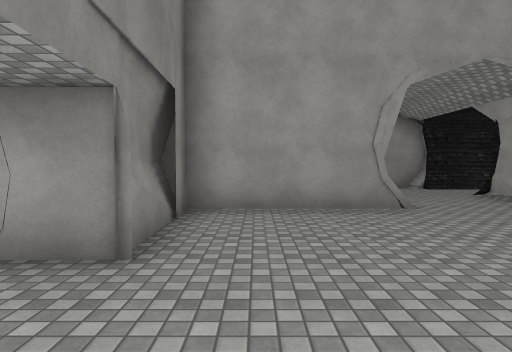
[1] (above)

23 first-person views from a walk through a scene from a Unity 3-D project. The camera is 1.5 m above the floor, tilts 2° down and sees 75° across. The floor is counted in squares, 2 m on a side. Each view is taken from the middle of a square. On the plan, view 1 faces up. The plan holds only what a view shows up to about 11 squares ahead; the rest is blank. The place goes on beyond the plan. The player is left out. Some animated figures are not drawn. Some surface patterns are stand-ins.

[2]
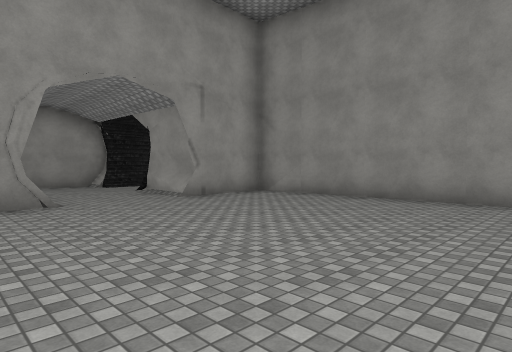

[3]
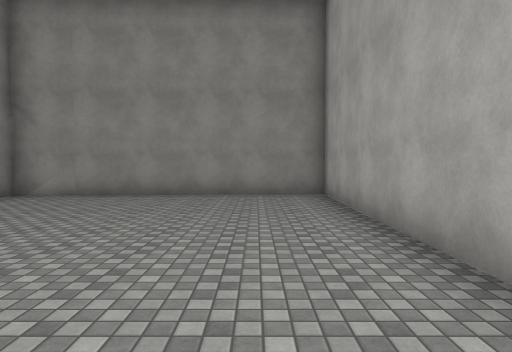

[4]
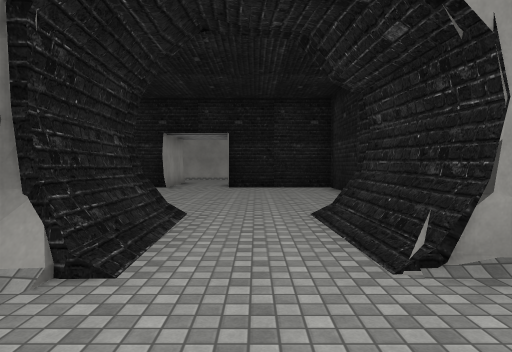

[5]
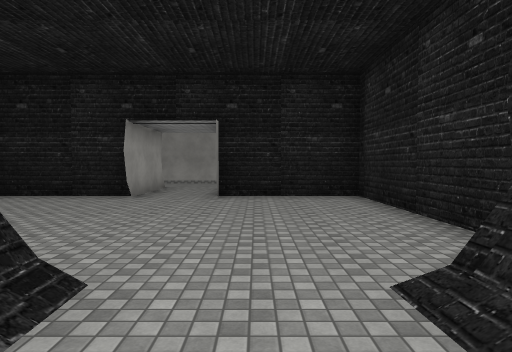

[6]
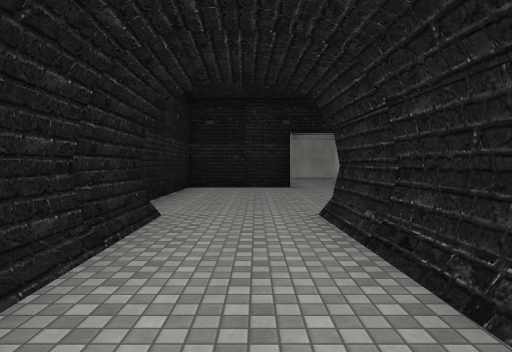

[7]
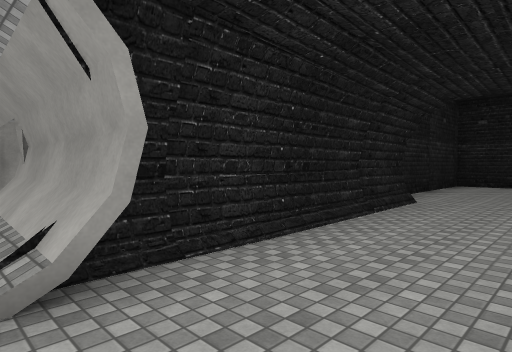

[8]
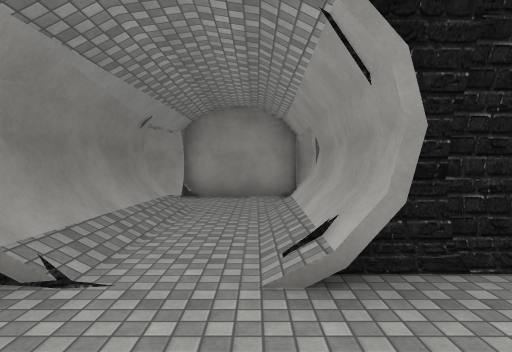

[9]
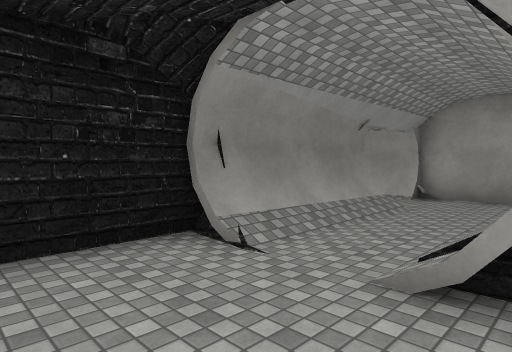

[10]
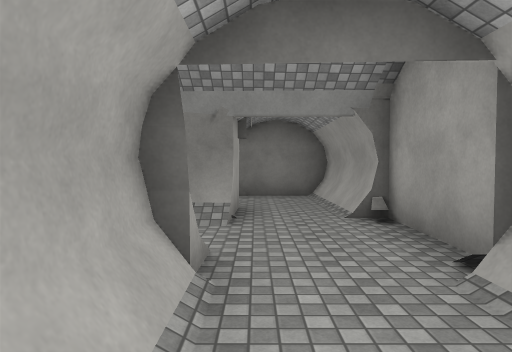

[11]
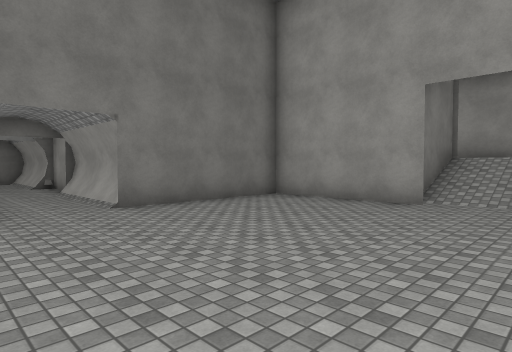

[12]
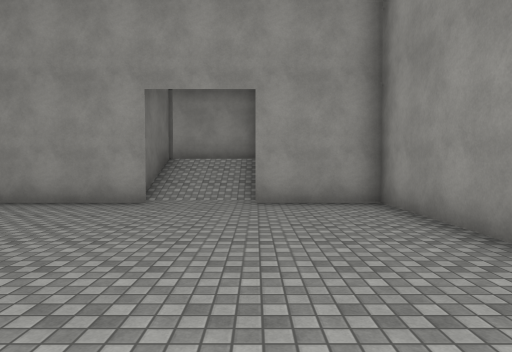

[13]
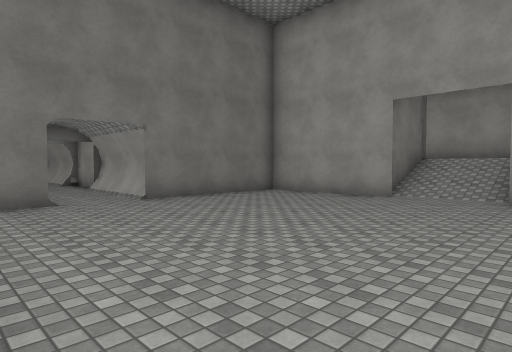

[14]
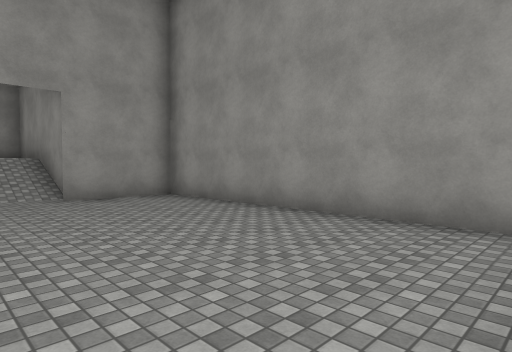

[15]
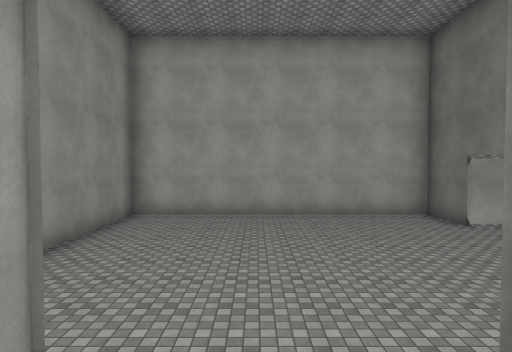

[16]
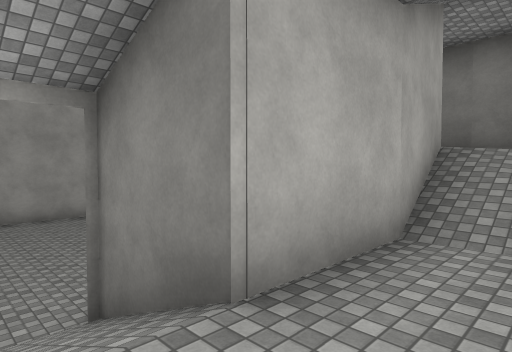

[17]
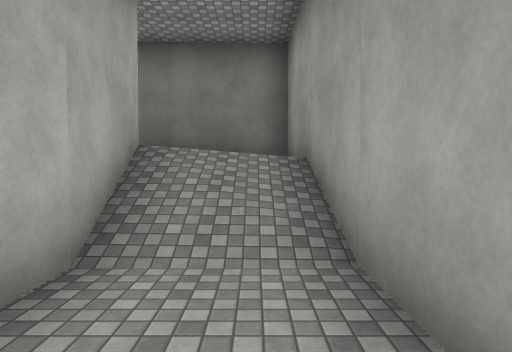

[18]
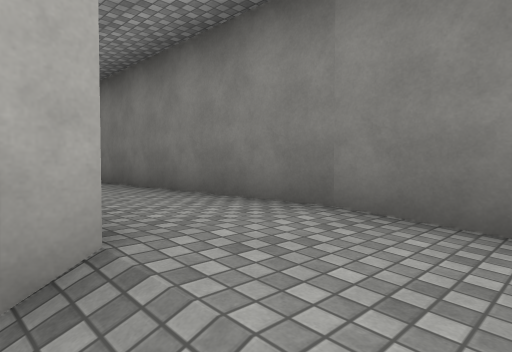

[19]
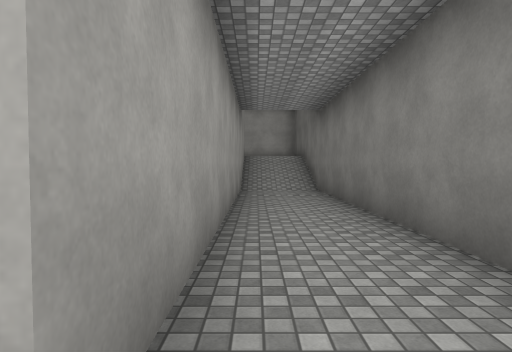

[20]
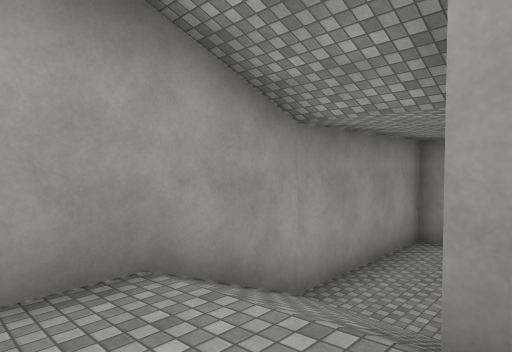

[21]
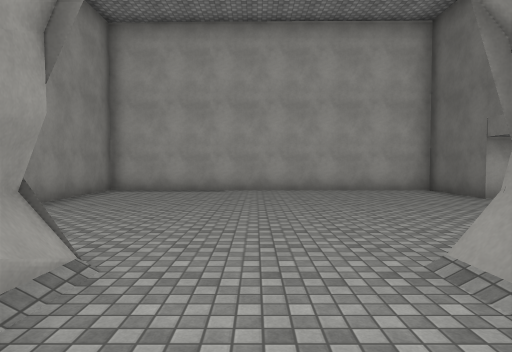

[22]
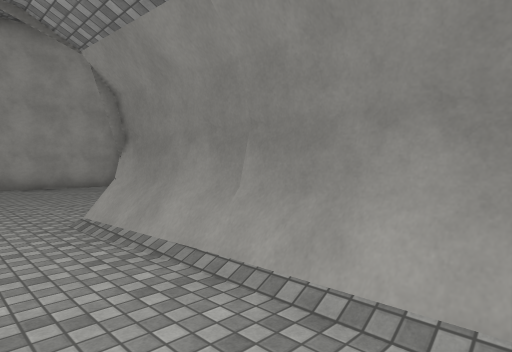

[23]
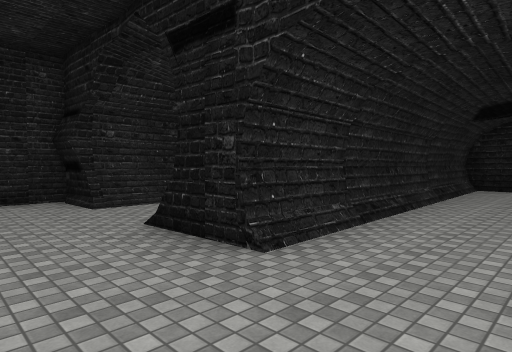

### Floor plan
Key: @ floor where view 1 was taken; # wall or solid block; . main floor; : floor 1.75 m higher than the main floor; + floor 3.5 m higher than the main floor; * floor 3.75 m higher than the main floor; / step, stairs or slope.
Columns run from 4 left of view 1 to 17 right of it. Each row starts with its distance up from view 1.
 28       ##########
 27       #++//::::#
 26       #**//::::#
 25       #**####//#
 24       #**####//####
 23       #**#........#
 22       #**#........#
 21       #**#........#
 20 #######**#........#
 19 #.................#
 18 #.................#
 17    #..####........#
 16    #..####........#
 15    #..#############
 14    #..#...........#
 13    #..............#
 12    #....#####.....###.
 11    ##########.........
 10       #...........#
  9       #...........#
  8       #...///.....#
  7       #...###.....#
  6   #####...#########
  5   ##........#
  4   ##........#
  3   ##........##
  2   ...........#
  1    ..........#
  0   ##@........#
 -1    #.........#
 -2    ###########

Where each view was taken, in squares from view 1:
view 1: 0 up, 0 right, facing up
view 2: 1 down, 1 right, facing up-right
view 3: 0 up, 0 right, facing right
view 4: 9 up, 3 right, facing right
view 5: 9 up, 6 right, facing right
view 6: 13 up, 3 right, facing right
view 7: 12 up, 1 right, facing up-right
view 8: 12 up, 1 right, facing up
view 9: 12 up, 2 right, facing up-left
view 10: 18 up, 4 right, facing left
view 11: 17 up, 11 right, facing up-left
view 12: 17 up, 11 right, facing up
view 13: 16 up, 12 right, facing up-left
view 14: 16 up, 9 right, facing up-right
view 15: 25 up, 10 right, facing down
view 16: 27 up, 10 right, facing down-left
view 17: 27 up, 9 right, facing left
view 18: 27 up, 5 right, facing down-left
view 19: 26 up, 4 right, facing down
view 20: 25 up, 3 right, facing up-right
view 21: 8 up, 4 right, facing down
view 22: 10 up, 4 right, facing down-left
view 23: 14 up, 10 right, facing down-left
